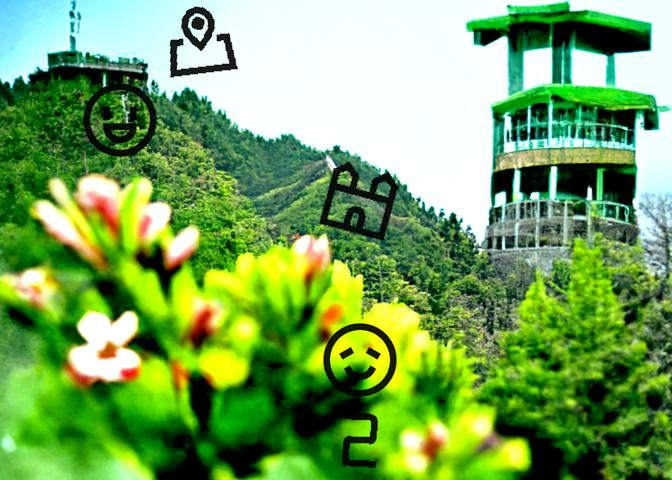
#> input picture resource/WechatIMG94.jpg, 672 x 480 px
$ python target_detect_algorithm.py
#> lines starting #> are read from the running program, lines starting #| are printed output that depends on the picture; after the words box and inside, x2 and y2 are one past the last pixel; in counts of white or black regions, pixels touching at a corner belong together
#> further down, raw_target_pic is the input picture: shape (480, 672, 3); mean B, G, R 90.8, 165.4, 117.9
### src/pre_processor.py
import random
import uuid
from abc import ABCMeta, abstractmethod

import cv2
import numpy as np


class BasePreProcessor(metaclass=ABCMeta):
    @abstractmethod
    def pre_process(self, raw_pic):
        pass


class NaivePreProcessor(BasePreProcessor):

    # [9 lines left out: function pre_process, not called in this run]

    # 像素点是否接近黑色
    def is_close_to_black(self, raw_pic, row, col):
        return all(0 <= channel <= 50 for channel in raw_pic[row, col])

    # 设置像素点为纯黑色
    def set_pixel_to_black(self, raw_pic, row, col):
        raw_pic[row, col] = [0, 0, 0]

    # 设置像素点为纯白色
    def set_pixel_to_white(self, raw_pic, row, col):
        raw_pic[row, col] = [255, 255, 255]


class WaterShedPreProcessor(BasePreProcessor):

    def pre_process(self, raw_pic):
        gray_pic = cv2.cvtColor(raw_pic, cv2.COLOR_BGR2GRAY)
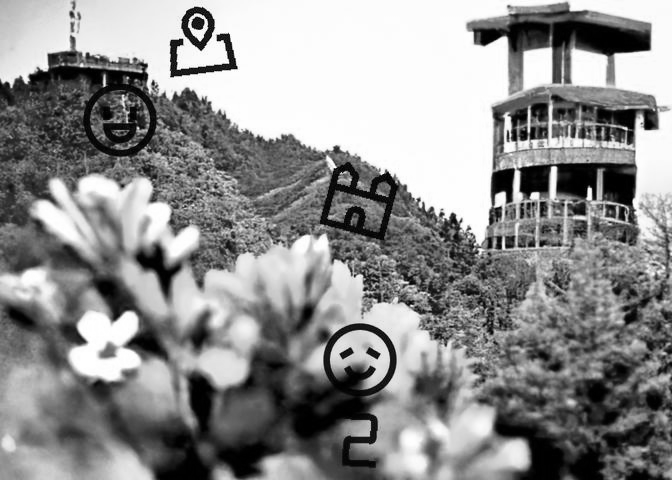
#> gray_pic: shape (480, 672); min 0, max 255, mean 142.7
        ret, im_inv = cv2.threshold(gray_pic, 20, 255,  cv2.THRESH_BINARY)
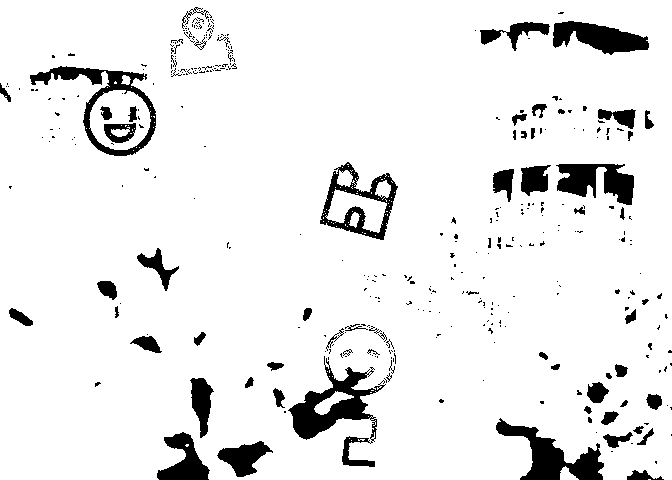
#> im_inv: shape (480, 672); 92% white; 365 black regions (295 under 20 px), largest, box (x1, y1, x2, y2) and area: (288, 356, 386, 467) 3240, (496, 418, 604, 480) 2541, (30, 66, 156, 156) 2301
        # # 构建卷积核的数据集，实现模糊成像的效果
        # kernel = 1 / 16 * np.array([[1, 2, 1], [2, 4, 2], [1, 2, 1]])
        # # 使用高斯模糊对图片进行降噪
        # im_blur = cv2.filter2D(im_inv, -1, kernel)
        # im_blur = cv2.GaussianBlur(im_inv, (3, 3), 0)
        # 将图片做二值化处理，阈值设定为185，将像素值大于185的置为0，小于185的置为255
        # ret, im_res = cv2.threshold(im_blur, 20, 255, cv2.THRESH_BINARY)
        opening = cv2.morphologyEx(im_inv, cv2.MORPH_OPEN, np.ones((3, 3), np.uint8))
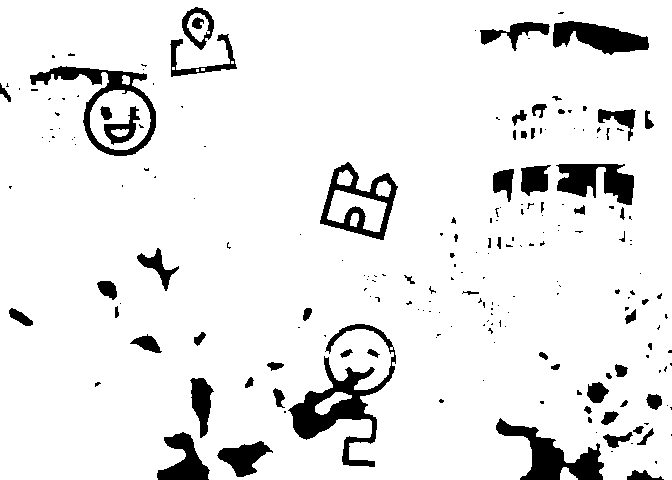
#> opening: shape (480, 672); 91.5% white; 208 black regions (141 under 20 px), largest, box (x1, y1, x2, y2) and area: (288, 324, 396, 467) 3975, (496, 418, 604, 480) 2559, (30, 66, 156, 156) 2370
        # [19 lines of commented-out code are left out]
        cv2.imwrite("temp" + str(random.randint(0, 100)) + ".png", opening)
        return opening


# [3 lines that do not run on import are left out]

### src/target_detect_algorithm.py
from abc import ABCMeta

import cv2
import ddddocr

from src.pre_processor import WaterShedPreProcessor

'''
    算法模型处理器基类
'''
class BaseTargetDetectAlgorithm(metaclass=ABCMeta):
    def __init__(self):
        pass

    def detect_target(self, raw_pic: cv2.UMat, file_path: str = ""):
        pass


class NaiveTargetDetectAlgorithm(BaseTargetDetectAlgorithm):

    def detect_target(self, raw_pic: cv2.UMat, file_path: str = ""):
#> called with file_path = ''
        nums, labels, stats, centroids = cv2.connectedComponentsWithStats(raw_pic)
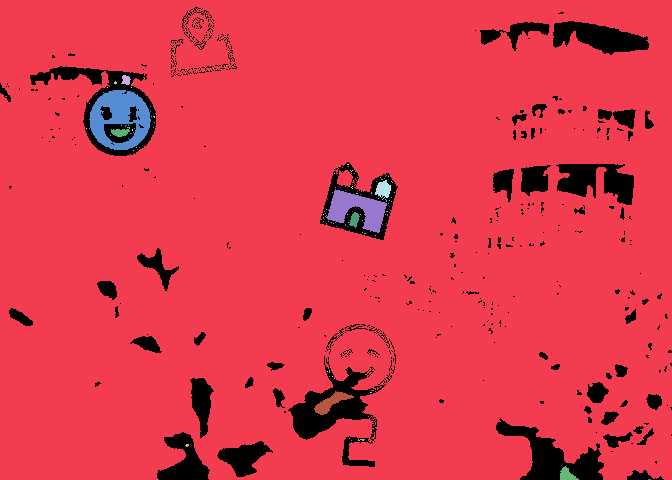
#> labels: shape (480, 672) int32; 97 distinct labels, from 0 to 96; one colour per label, 0 black
#> nums = 97; stats = 97 rows, first 6: [0, 7, 672, 473, 25730], [0, 0, 672, 480, 292162], [121, 75, 10, 10, 69], [114, 81, 3, 3, 7], [107, 87, 1, 1, 1], [131, 87, 1, 1, 1]; centroids = 97 pairs, first value 86 to 649, second value 79.59 to 479
        filtered_stats = list(filter(lambda stat: self.__filter_small_area(stat), stats))
#> filtered_stats = [[0, 7, 672, 473, 25730], [0, 0, 672, 480, 292162], [121, 75, 10, 10, 69], [89, 90, 62, 60, 2173], [111, 127, 19, 10, 117], [375, 180, 16, 20, 201], [325, 189, 62, 44, 1341], [349, 212, 11, 16, 105], [314, 391, 40, 24, 371], [560, 466, 19, 14, 152]]
        targets =  list(map(lambda stat: self.__compute_vertex_coordinates(stat, raw_pic), filtered_stats))
#> targets = 10 items

        for target in targets:
            cv2.imshow("target", target)
            cv2.waitKey(0)
#> this loop made 10 passes
#> pass 1, in detect_target, `cv2.imshow("target", target)`:
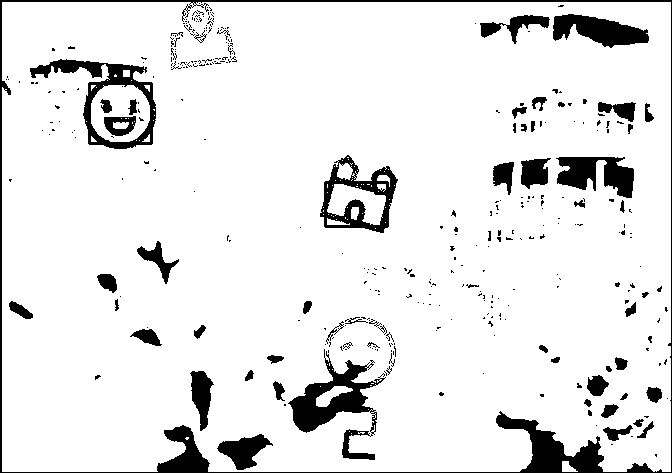
#> window 'target': shape (473, 672); 90.6% white; 357 black regions (291 under 20 px), largest, box (x1, y1, x2, y2) and area: (0, 0, 672, 473) 7516, (288, 349, 386, 460) 3293, (30, 59, 156, 149) 2662
#> pass 2, in detect_target, `cv2.imshow("target", target)`:
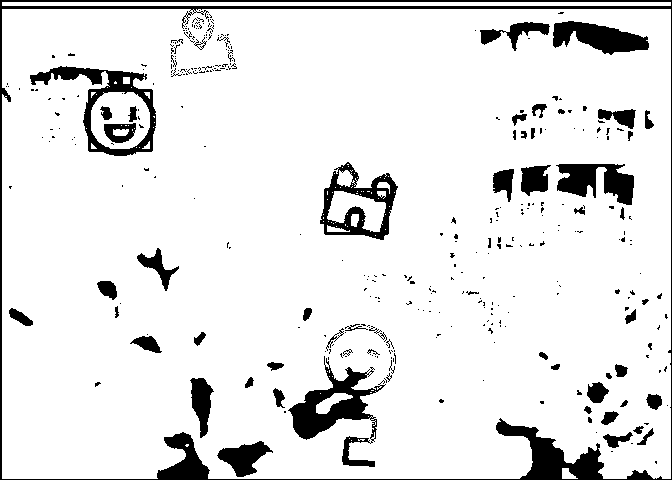
#> window 'target': shape (480, 672); 90.1% white; 357 black regions (291 under 20 px), largest, box (x1, y1, x2, y2) and area: (0, 0, 672, 480) 9544, (288, 356, 386, 467) 3293, (30, 66, 156, 156) 2662

        cv2.imwrite("../resource/output/target.png", raw_pic)
        return targets

    def __compute_vertex_coordinates(self, stat, raw_pic):
         left_most_x, top_most_y, width, height = stat[0], stat[1], stat[2], stat[3]
         raw_pic = cv2.rectangle(raw_pic, (left_most_x, top_most_y), (left_most_x + width, top_most_y + height), color=(0, 0, 255), thickness=2)
         return raw_pic[top_most_y:top_most_y+height, left_most_x:left_most_x+width]

    def __filter_small_area(self, stat):
        area = stat[4]
        return area > 50


class DddOCRTargetDetectAlgorithm(BaseTargetDetectAlgorithm):
    def detect_target(self, raw_pic: cv2.UMat = None, file_path: str = "../resource/output/target.png"):
        with open(file_path, 'rb') as f:
            image = f.read()
        det = ddddocr.DdddOcr(det=True)
        poses = det.detection(image)
        results = list()
        for box in poses:
            x1, y1, x2, y2 = box
            # 上到下，左到右
            sub_pic = raw_pic[y1:y2, x1:x2]
            results.append(sub_pic)
            im = cv2.rectangle(raw_pic, (x1, y1), (x2, y2), color=(0, 0, 255), thickness=2)
        cv2.imwrite("../resource/output/target.png", im)
        return results


if __name__ == '__main__':
    raw_target_pic = cv2.imread("../resource/WechatIMG94.jpg")
    WaterShedPreProcessor().pre_process(raw_target_pic)
    gray_pic = cv2.cvtColor(raw_target_pic, cv2.COLOR_BGR2GRAY)
    ret, im_inv = cv2.threshold(gray_pic, 20, 255, cv2.THRESH_BINARY)
    NaiveTargetDetectAlgorithm().detect_target(im_inv)

$ run again, with resource/WechatIMG95.jpg copied over resource/WechatIMG94.jpg
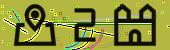
#> input picture resource/WechatIMG95.jpg, 170 x 50 px
#> raw_target_pic is the input picture: shape (50, 170, 3); mean B, G, R 57.9, 145.4, 140.7
#> im_inv: shape (50, 170); 86.9% white; black in thin lines or dots, all inside (x1, y1, x2, y2) = (1, 4, 155, 45)
#> opening: shape (50, 170); 83.9% white; 15 black regions (10 under 20 px), largest, box (x1, y1, x2, y2) and area: (114, 4, 155, 45) 637, (8, 21, 55, 45) 260, (75, 9, 95, 42) 240, (25, 5, 46, 31) 187, (32, 11, 38, 18) 31
#> in detect_target, `nums, labels, stats, centroids = cv2.connectedComponentsWithStats(raw_..`:
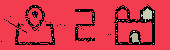
#> labels: shape (50, 170) int32; 30 distinct labels, from 0 to 29; one colour per label, 0 black
#> nums = 30; stats = 30 rows, first 6: [1, 4, 154, 41, 1116], [0, 0, 170, 50, 7199], [35, 6, 1, 1, 1], [141, 8, 11, 14, 90], [79, 10, 1, 1, 1], [153, 11, 1, 2, 2]; centroids = 30 pairs, first value 16 to 153, second value 6 to 43
#> filtered_stats = [[1, 4, 154, 41, 1116], [0, 0, 170, 50, 7199], [141, 8, 11, 14, 90], [130, 33, 10, 11, 61]]
#> targets = 4 items
#> the loop in detect_target, `for target in targets:` made 4 passes
#> pass 2, in detect_target, `cv2.imshow("target", target)`:
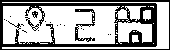
#> window 'target': shape (50, 170); 66.9% white; 19 black regions (15 under 20 px), largest, box (x1, y1, x2, y2) and area: (0, 0, 170, 50) 2532, (75, 9, 95, 42) 194, (25, 17, 39, 31) 44, (32, 11, 38, 18) 26

$ run again, with resource/click-selection-chn-origin.jpeg copied over resource/WechatIMG94.jpg
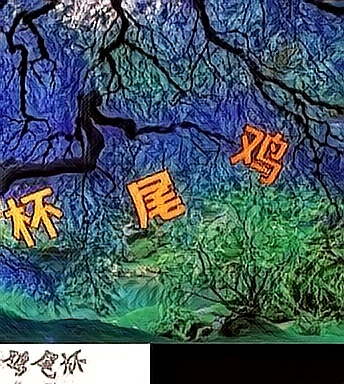
#> input picture resource/click-selection-chn-origin.jpeg, 344 x 384 px
#> raw_target_pic is the input picture: shape (384, 344, 3); mean B, G, R 97.1, 89.2, 68.4
#> im_inv: shape (384, 344); 80.2% white; 2122 black regions (2036 under 20 px), largest, box (x1, y1, x2, y2) and area: (150, 343, 344, 384) 7757, (0, 89, 176, 216) 2763, (243, 54, 344, 201) 1411
#> opening: shape (384, 344); 75.8% white; 1078 black regions (968 under 20 px), largest, box (x1, y1, x2, y2) and area: (150, 338, 344, 384) 7788, (0, 0, 243, 216) 6826, (97, 0, 344, 234) 5446
#> in detect_target, `nums, labels, stats, centroids = cv2.connectedComponentsWithStats(raw_..`:
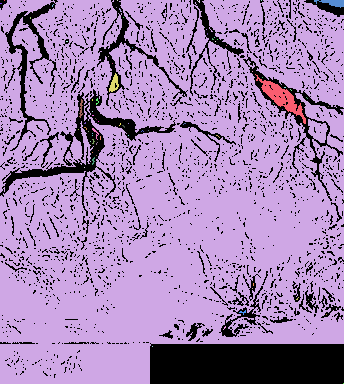
#> labels: shape (384, 344) int32; 75 distinct labels, from 0 to 74; one colour per label, 0 black
#> nums = 75; stats = 75 rows, first 6: [0, 0, 344, 384, 26121], [4, 0, 1, 1, 1], [0, 0, 344, 384, 104855], [117, 0, 1, 1, 1], [197, 0, 3, 3, 5], [261, 0, 1, 1, 1]; centroids = 75 pairs, first value 0.5 to 343, second value 0 to 383
#> filtered_stats = [[0, 0, 344, 384, 26121], [0, 0, 344, 384, 104855], [314, 0, 30, 8, 133], [109, 73, 10, 19, 104], [255, 74, 51, 50, 658]]
#> targets = 5 items
#> the loop in detect_target, `for target in targets:` made 5 passes
#> pass 1, in detect_target, `cv2.imshow("target", target)`:
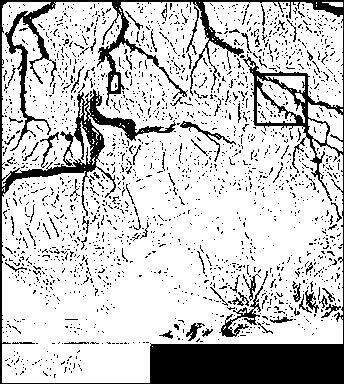
#> window 'target': shape (384, 344); 78.5% white; 2016 black regions (1942 under 20 px), largest, box (x1, y1, x2, y2) and area: (0, 0, 344, 384) 18140, (219, 286, 263, 337) 482, (180, 121, 236, 162) 253
